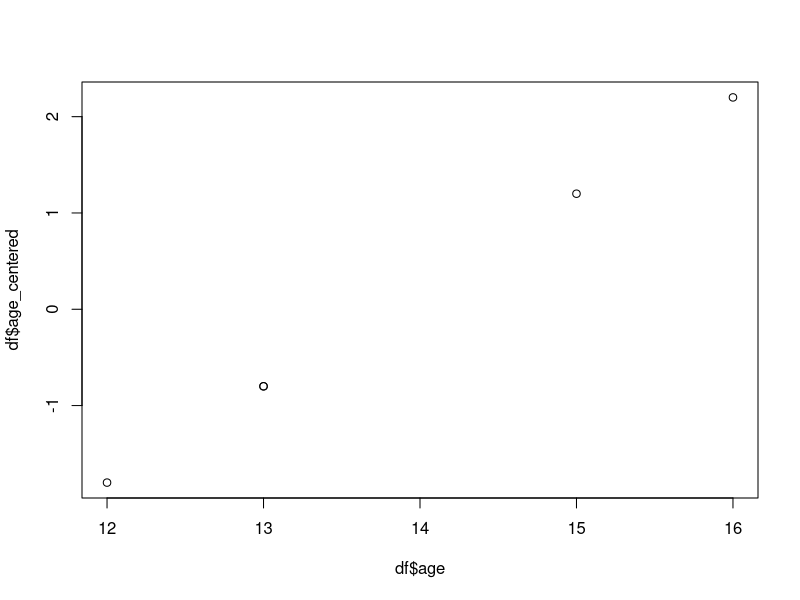
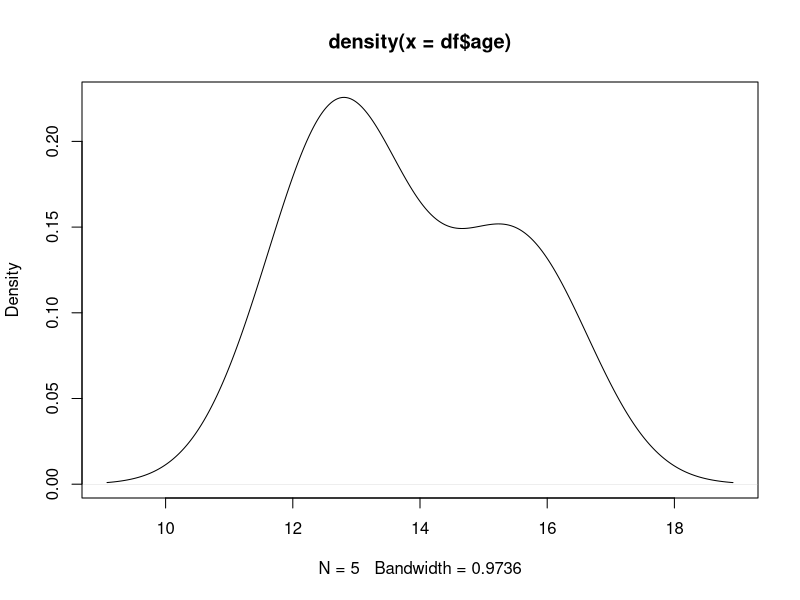

Write the R code that produced these figures, in order.
# Week 1: R Basics

########### Running code, assigning values to objects

# You can get output by simply typing into the console, or running (part of) a script file.
# You can run a line of code with the top right button, or Ctrl+Enter (see Tools -> Keyboard Shortcuts Help).
# Output is shown in the console (.R files, such as this), or in the editor (.Rmd files).
5+5

# Assign value (10) to object (x) with the arrow.  
# You can choose object names quite freely, but it's best to avoid e.g. function names (mean, sd).  
# Object names should start with a letter, and can contain letters, numbers, _ and .
# See Environment tab in RStudio!  
x <- 10 

# note: you could just as well use 10 -> x

# Print the object by just typing its name  
x

# Print the type of object
class(x)

# Add a number to it
x + 5

# Create a new object based on x  
y <- 2*x


########### Vectors and functions

# The basic data type of R is a vector, created with c().  
# Let's create a vector named "age", with 5 elements:  
age <- c(13, 15, 12, 13, 16)


# Functions in R are of the form function_name(argument)  
#  Some basic functions:  
length(age)
mean(age)

summary(age)
str(age) # shows structure of the vector: type, length, first values

# Output from functions can also be saved to objects  
mean_age <- mean(age)

# An object can be printed with text using e.g. the paste() function
paste("Mean age:", mean_age)

# Concatenate vectors with c(): here, we combine one new element (x) with the age vector
new_age <- c(age, x)
new_age
length(new_age)

#### Accessing the elements of a vector
# You can access individual elements of a vector with indices; indexing in R starts from 1  

age[1]
age[3]
age[1:3] # print elements 1-3
age[-5] # print all but element 5
age[-length(age)]

# You can print elements that fulfill a condition, by using logical values
# which ages are above 13?
age > 13
cond <- (age > 13) 
age[cond]

# Above, cond is a logical vector, i.e. it consists of TRUE/FALSE values only. 

# There are also character (categorical) vectors.
firstname <- c("John", "Mark", "Jane", "Alice", "Sophie")

# Print the structure of the vector
str(firstname)

# Be careful when combining different types of elements
c(age, firstname)


########### From vectors to data frames

# Multiple vectors can be combined into a data frame. It will also show up in the Environment tab.  

df <- data.frame(age, firstname) # new variable names can be assigned: data.frame(age_mod = age, firstname_mod = firstname)
str(df)

# print your data frame
df

### Data wrangling: base R vs tidyverse
# Tidyverse is an alternative library to base R (the traditional style of R code), 
# aiming for more readable and understandable code.
# Even if base R solutions may sometimes be shorter, they are usually uglier and/or less clear. 
# Below are some examples with both styles. It's good to have an idea of the logic of base R; 
# however, this course will focus on using tidyverse functions for data wrangling.  

#### Base R
# Print variable of data frame
df$age

# Make new variable (here, centered age values)  
df$age_centered <- (df$age - mean(df$age))

df

# Select variables age and age_centered
df[c(1,3)] # same as df[, c(1,3)]
# what would happen with df[c(1,3),] 

df[c("age", "age_centered")] 

# Select variables that start with "age"; need to be careful with brackets
df[grepl("^age", names(df))] # this uses a thing called regular expressions
# see help page with ?grepl

#### Same in tidyverse

# install.packages("tidyverse") # install the package
library(tidyverse) # load tidyverse 

# Make age_centered variable with the mutate() function  
df <- mutate(df, age_centered = age - mean(age))

# Select variables age and age_centered  
select(df, age, age_centered)

# Select variables that start with "age"
select(df, starts_with("age"))

##### Pipe operator
# Using the pipe operator %>% enhances readability of your code. 
# It essentially means that whatever comes before the pipe is used as the first argument of the function 
# that comes after the pipe.  
# For example, variables would be selected like this:  
df %>% select(age, age_centered) 

# Or an even simpler example:  
age %>% mean # instead of mean(age)

# The benefits of the pipe operator become more obvious when we need to carry out many operations in sequence.  
# The code below:  
# 1. takes the data frame
# 2. creates a new variable with mutate()  
# 3. filters rows of the data frame with filter()  
# 4. groups the data frame by gender with group_by()  
# 5. computes mean age by gender with summarise()  
# (it's common to use line breaks after each pipe)  

df %>% 
  mutate(gender = c('Male', 'Male', 'Female', 'Female', 'Female')) %>% 
  filter(age >= 13) %>% # filter ages greater than or equal to 13
  group_by(gender) %>% # group by gender
  summarise(age = mean(age)) # find mean age by gender

# It's quite easy to understand what is going on by just reading the code (but don't worry if it isn't just yet!), 
# because you can guess what a tidyverse function does based on its name, and the pipe operator
# helps you to perceive the order of the steps.


## What about figures?

# Base R also has its own plotting functions, which are handy for quick and simple visualizations, 
# but the code becomes messy if you want to make your plots look nice (which we will). 
# That is why we won't go deeper into base R plotting during this course, but will instead focus on the ggplot2 library 
# (part of tidyverse).  

# Here's an ugly base R plot that you will learn to make nicer with ggplot2:  
  
plot(df$age, df$age_centered)

plot(density(df$age))

